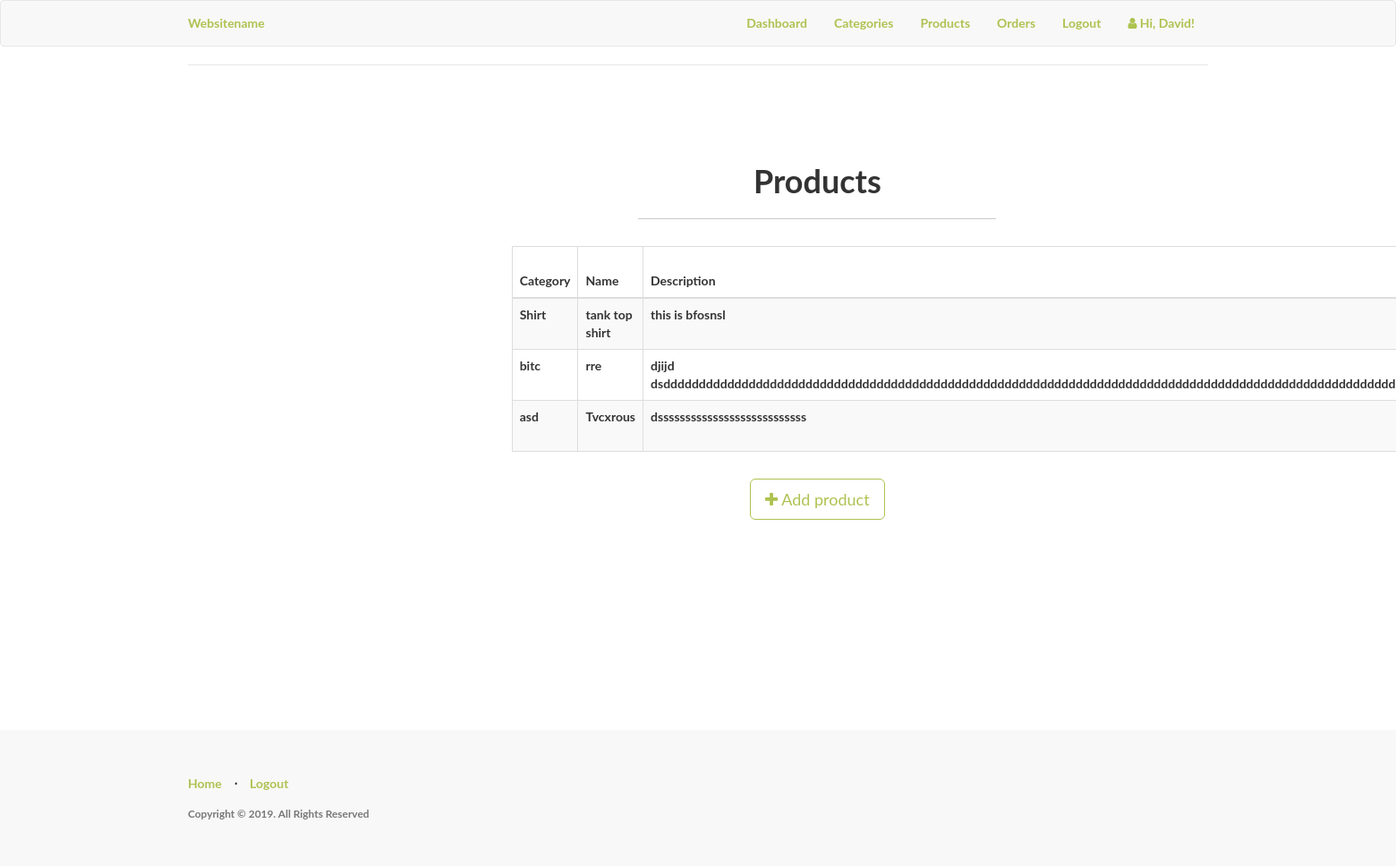
The page /admin/products/ (signed in) on the database as committed earlier.
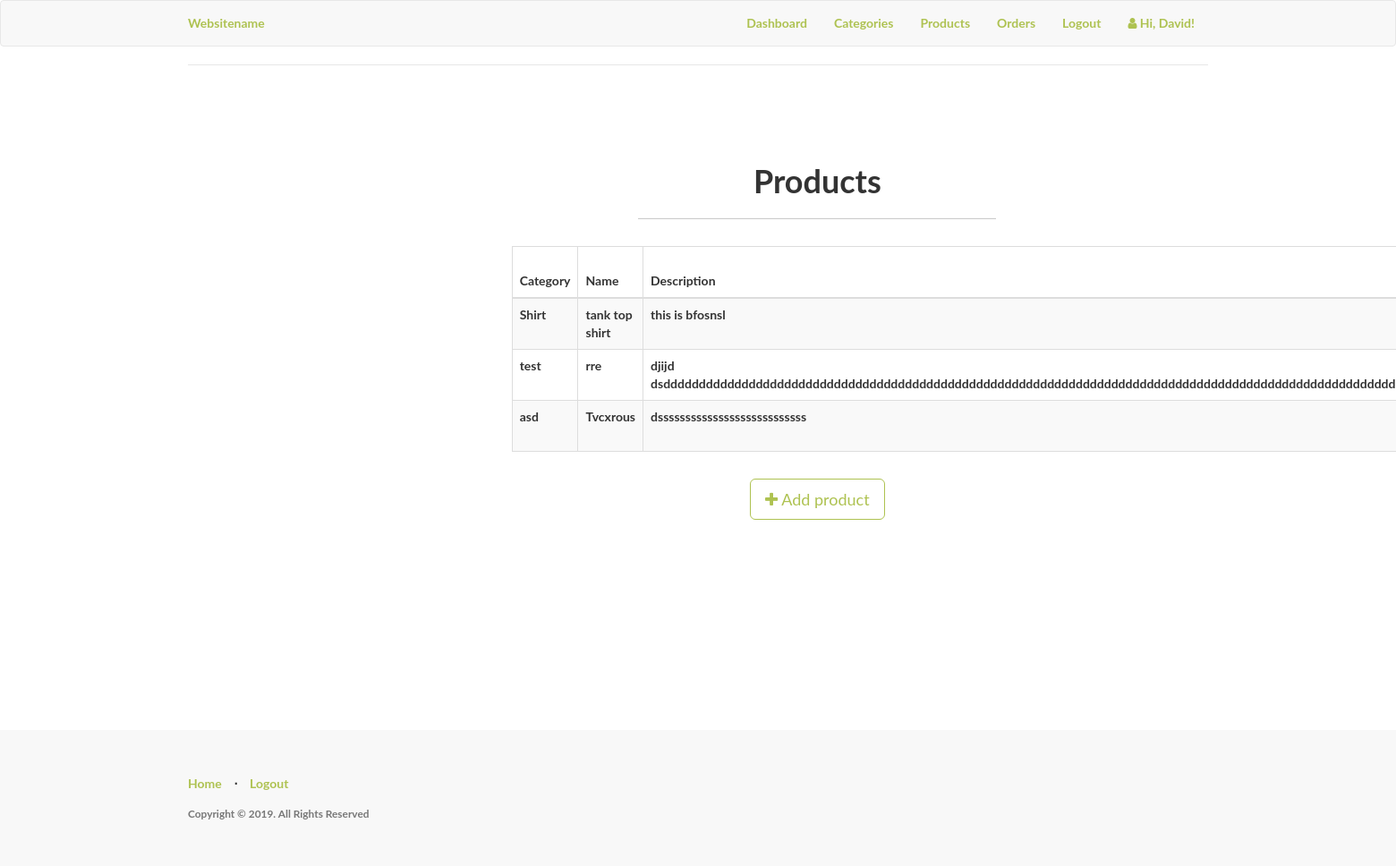
The same page on the database as committed later.
### app/models.py (models this page shows, shortened)
class Products(db.Model):
	__tablename__ = 'product'
	id = db.Column(db.Integer, primary_key=True)
	product_name = db.Column(db.String(100), index=True)
	product_price = db.Column(db.Integer, index=True)
	product_image = db.Column(db.String(120),index=True)
	product_description = db.Column(db.String(200), index=True)
	product_stock = db.Column(db.Integer, index = True)
	categories_id = db.Column(db.Integer, db.ForeignKey('categories.id'))
	kart_id = db.Column(db.Integer, db.ForeignKey('kart.id'))
	variation = db.relationship('ProductVariations', backref='product_variation')
	'''
		foreign key for product.id
		test this weda its one order several products or several orders, serveral products
		using many to many for now
		#many many rel with order
	'''
	order = db.relationship("Order", secondary = association_table)

class Categories(db.Model):
	id = db.Column(db.Integer, primary_key=True)
	category_name  = db.Column(db.String(20), index = True)
	product = db.relationship('Products', backref='products_categories')

### app/admin/routes.py (the view)
@admin.route('/products/')
@login_required
def list_products():
	check_admin()
	'''
	list all products
	'''
	products = Products.query.all()
	return render_template('admin/products/products.html', title = 'Products', products = products)

### app/admin/routes.py (called while the page is built)
def check_admin():
	if not current_user.is_admin:
		abort(403)

### app/models.py (called while the page is built)
@login_manager.user_loader
def load_user(id):
    return User.query.get(int(id))

### app/templates/admin/products/products.html (shortened to what this page needs)
{% import "bootstrap/utils.html" as utils %}
{% extends "header.html" %}
{% block body %}
<div class="content-section">
  <div class="outer">
    <div class="middle">
      <div class="inner">
        <br/>
        <br/>
        <h1 style="text-align:center;">Products</h1>
        {% if products %}
          <hr class="intro-divider">
          <div class="center">
            <table class="table table-striped table-bordered">
              <thead>
                <tr>
                  <th width="10%"> Category</th>
                  <th width="15%"> Name </th>
                  <th width="36%"> Description </th>
                </tr>
              </thead>
              <tbody>
              {% for product in products %}
                <tr>
                  <td>{{ product.products_categories.category_name }} </td>
                  <td> {{ product.product_name }} </td>
                  <td> {{ product.product_description }} </td>
                </tr>
              {% endfor %}
              </tbody>
            </table>
          </div>
          <div style="text-align: center">
        {% else %}
          <div style="text-align: center">
            <h3> No Products have been added. </h3>
            <hr class="intro-divider">
        {% endif %}
          <a href="{{ url_for('admin.add_product') }}" class="btn btn-default btn-lg">
            <i class="fa fa-plus"></i>
            Add product
          </a>
        </div>
      </div>
    </div>
  </div>
</div>
{% endblock %}

Rows that differ between the two databases and show on the page:
changed through a linked row, Products "rre": products_categories.category_name "bitc" → "test"
